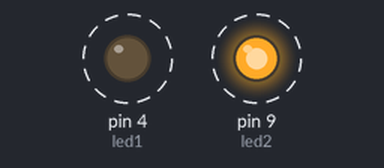
A sketch run on a simulated Arduino Uno, built with avr-gcc and run on an emulated ATmega328P. Shown: output pins drawn as LEDs (lit = HIGH). Dashed ring = blinking.

Above: at 0.75 s.
Timing chart, 0 to 3.6 s (numbered marks = the images above):
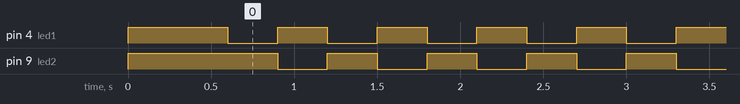

Measured:
- by itself, pin 4 (led1), pin 9 (led2): alternates HIGH for 0.30 s and LOW for 0.30 s

The sketch:

sketch_sep16a.ino
```cpp
const int led1 = 4;
const int led2 = 9;

void setup() {
  pinMode(led1, OUTPUT);
  pinMode(led2, OUTPUT);
  digitalWrite(led1, 1);
  digitalWrite(led2, 1);
  delay(600);
}

void loop() {
  digitalWrite(led1, 0);
  digitalWrite(led2, 1);
  delay(300);
  digitalWrite(led1, 1);
  digitalWrite(led2, 0);
  delay(300);

}
```
